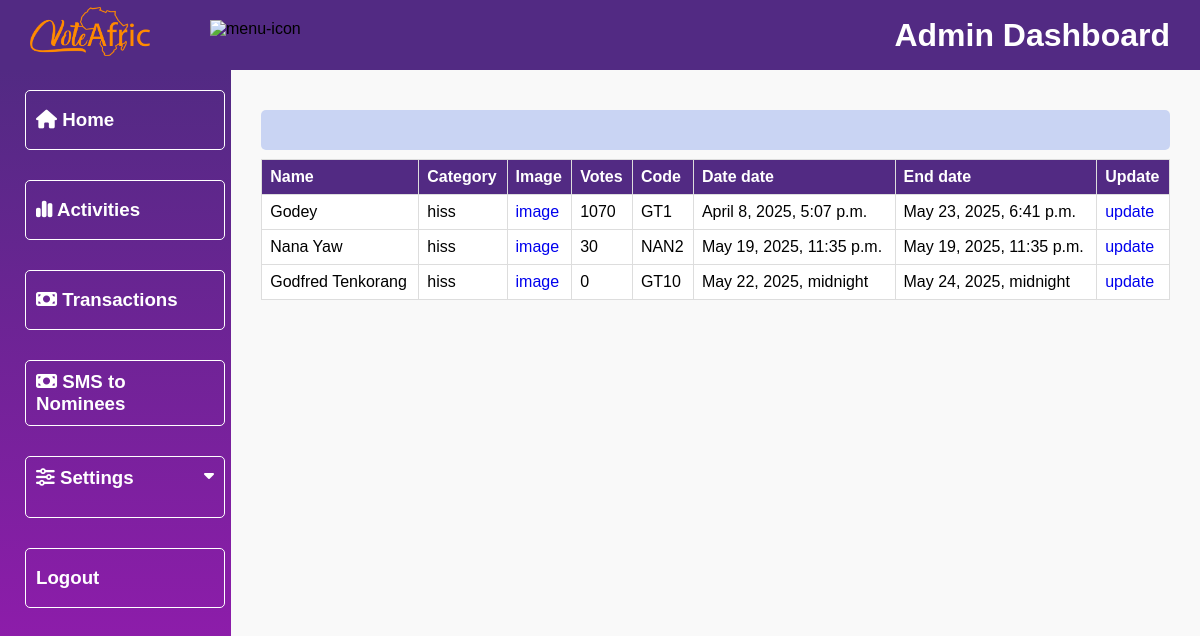
The app's page /dashboard/get_all_nominees/ghana-wards/ (signed in), older data.
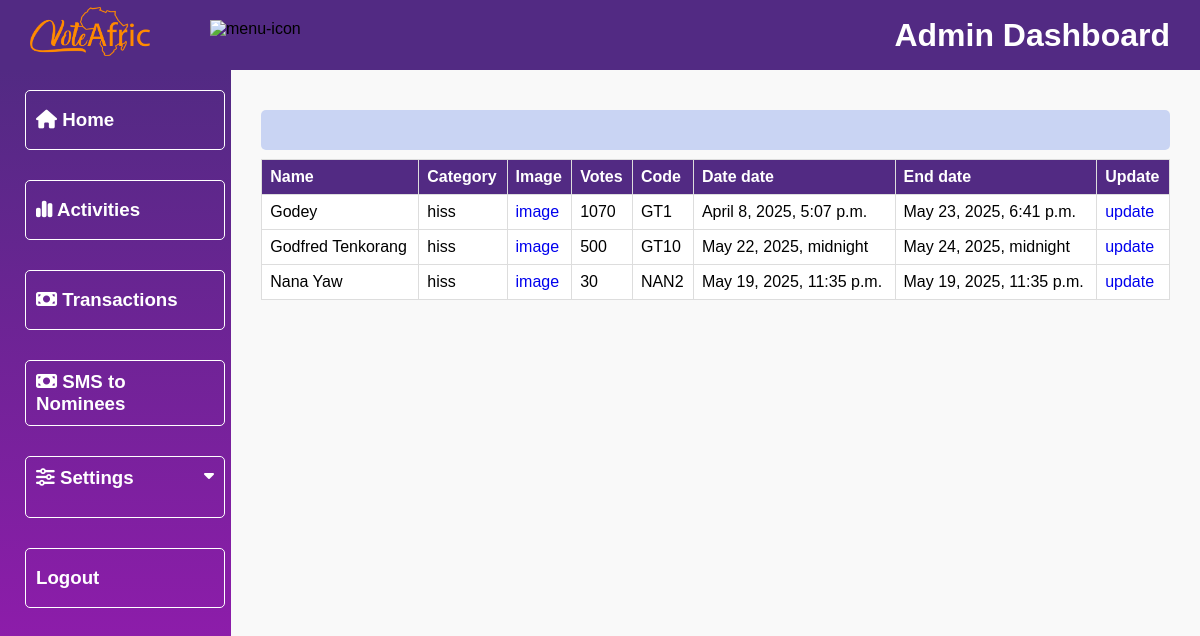
The same page, newer data.
### payment/models.py (models this page shows, shortened)
class Nominees(models.Model):
    category = models.ForeignKey(Category, on_delete=models.CASCADE, null=True)
    sub_category = models.ForeignKey(SubCategory, on_delete=models.CASCADE, null=True)
    name = models.CharField(max_length=100)
    image = models.ImageField(upload_to="nominees")
    slug = models.SlugField(unique=True, null=True)
    total_vote = models.IntegerField(default=0, null=True)
    price_per_vote = models.DecimalField(max_digits=5, decimal_places=2, default=0.50, null=True, blank=True)
    can_vote = models.BooleanField(default=True)
    can_see_result = models.BooleanField(default=True)
    code = models.CharField(max_length=4, unique=True, null=True)
    access_code = models.CharField(max_length=4, unique=True, null=True, blank=True)
    phone_number = models.CharField(max_length=225, null=True, blank=True, default='')
    date_added = models.DateTimeField('date added', null=True)
    end_date = models.DateTimeField('end date', null=True)
    class Meta:
        verbose_name_plural = "nominees"
        ordering = ('-total_vote',)

### vote/models.py (models this page shows, shortened)
class SubCategory(models.Model):
    category = models.ForeignKey(Category, on_delete=models.CASCADE)
    content = models.CharField(max_length=100)
    slug = models.SlugField(unique=True)
    date = models.DateTimeField(timezone.now)
    class Meta:
        verbose_name_plural = "sub categories"
        ordering = ('-date',)
    def __str__(self):
        return self.content

### dashboard/views.py (the view)
# urls.py: path('get_all_nominees/<slug:category_slug>/', views.get_nominee_by_category, name='get_nominee_by_category'),
def get_nominee_by_category(request, category_slug):
    if not request.user.is_staff:
        messages.error(request, "You don't have permission to send SMS.")
        return redirect('adminPage')
    category = None
    award = Nominees.objects.all()
    if category_slug:
        category = get_object_or_404(Category, slug=category_slug)
        award = award.filter(category=category)
    context = {
        'category': category,
        'award': award,
        'title': 'Nominees'
    }
    return render(request, 'dashboard/get_nominees/nominees.html', context)

### dashboard/templates/dashboard/get_nominees/nominees.html (shortened to what this page needs)
{% extends 'dashboard/base.html' %}
{% load static %}
{% block content %}
<div class="main">
    <div class="transation-details-container">
        <div class="heading">
        </div>
        <div class="table-responsive">
        <table class="revenue-table">
            <thead>
                <tr>
                    <th>Name</th>
                    <th>Category</th>
                    <th>Image</th>
                    <th>Votes</th>
                    <th>Code</th>
                    <th>Date date</th>
                    <th>End date</th>
                    <th>Update</th>
                </tr>
            </thead>
            {% for p in award %}
            <tbody>
                <tr>
                    <td>{{ p.name }}</td>
                    <td>{{ p.sub_category }}</td>
                    <td><a href="{{ p.image.url }}">image</a></td>
                    <td>{{ p.total_vote }}</td>
                    <td>{{ p.code }}</td>
                    <td>{{ p.date_added }}</td>
                    <td>{{ p.end_date }}</td>
                    <td><a href="{% url 'update_nominee' p.slug %}">update</a></td>
                </tr>
            </tbody>
            {% endfor %}
        </table>
        </div>
    </div>
</div>
</div>
{% endblock %}

Row changes from the older to the newer data that the page shows:
changed Nominees "Godfred Tenkorang": total_vote "0" → "500"; moves up the list
